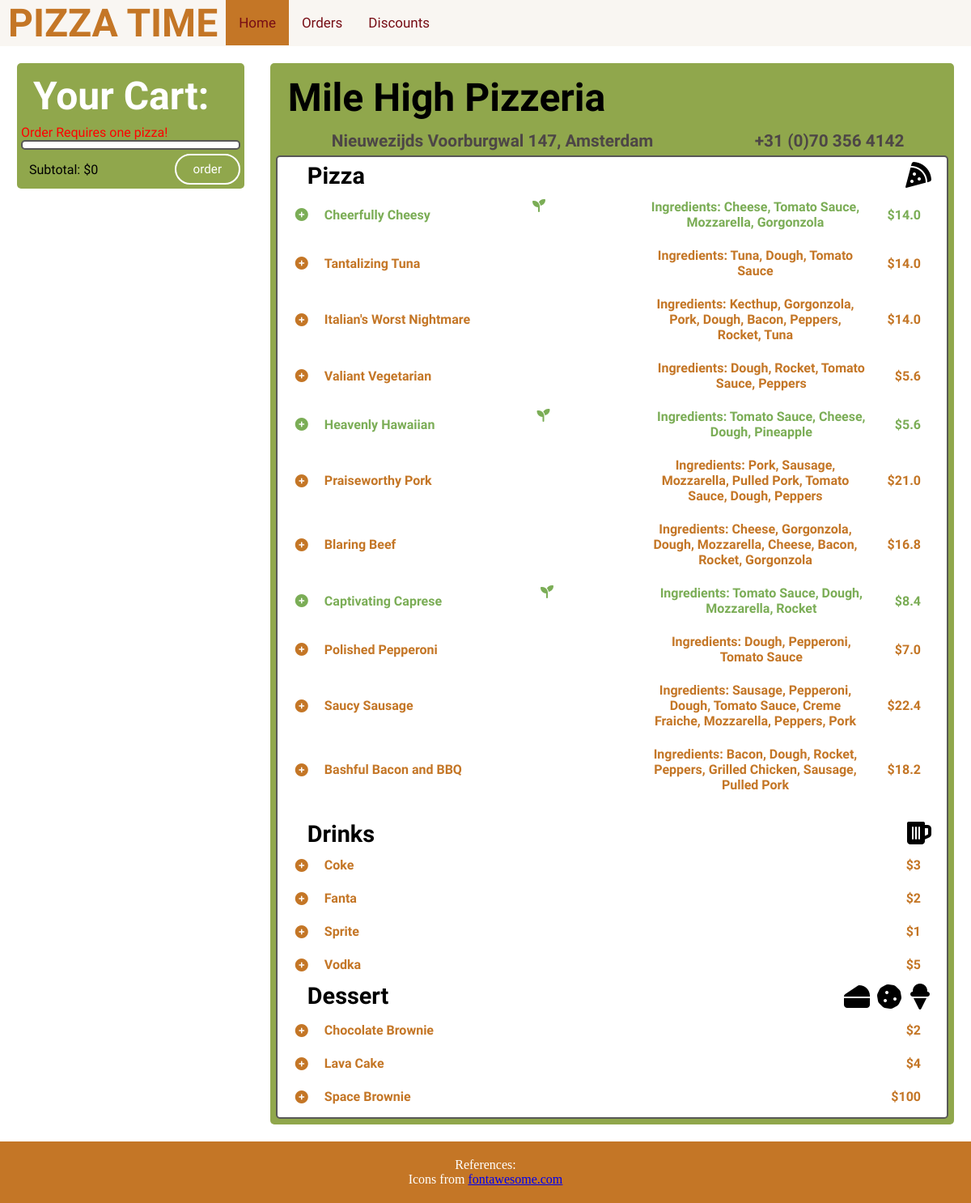
The app's page /menu/ (signed in) with its own data.
### pizzas/models.py (models this page shows, shortened)
class Order(models.Model):
    user = models.ForeignKey(User, on_delete=models.CASCADE)
    status_choices = [('1','incomplete'),('2','in preparation'), ('3','on the way'), ('4','completed'), ('5','cancelled')]
    delivery_person = models.ForeignKey(Delivery_Person, on_delete=models.CASCADE, null =True, blank=True)
    status = models.CharField(max_length=100,choices=status_choices,default='1')
    dishes = models.ManyToManyField(Dish, through='Order_Item', through_fields=('order', 'dish'))
    drinks_desserts = models.ManyToManyField(Drink_Dessert, through='Drink_Dessert_Item', through_fields=('order', 'drink_dessert'))
    date_created = models.DateTimeField(null = True, default= None)
    postal_code = models.ForeignKey(Area, default=None, null=True, on_delete=models.CASCADE)
    date_picked_up = models.DateTimeField(null=True, default=None, blank=True)
    date_completed = models.DateTimeField(null=True, default=None, blank=True)
    address = models.CharField(max_length=100,null=True, default=None, blank=True)
    phone = models.CharField(max_length=100,null=True, default=None, blank=True)
    @property
    def price(self):
        total = 0
        for dish in self.dishes.all():
            total += dish.price
        for drink_dessert in self.drinks_desserts.all():
            total += drink_dessert.price
        return round(total,2)
    @property
    def valid(self):
        return len(self.dishes.all()) != 0

class Dish(models.Model):
    name = models.CharField(max_length=100)
    ingredients = models.ManyToManyField(Ingredient, through='Dish_Item', through_fields=('dish', 'ingredient'))
    @property
    def price(self):
        total = 0
        for ingredient in self.ingredients.all():
            total += ingredient.price*(Dish_Item.objects.filter(dish = self, ingredient = ingredient)).first().quantity
        return round(total*1.4,2)
    @property
    def ingredients_str(self):
        str = ''
        for ingredient in self.ingredients.all():
            str += ingredient.name + ', '
        return str[0:len(str)-2]
    @property
    def vegetarian(self):
        for ingredient in self.ingredients.all():
            if not ingredient.vegetarian:
                return False
        return True

class Ingredient(models.Model):
    name = models.CharField(max_length=100)
    price = models.IntegerField(default=0)
    vegetarian = models.BooleanField(default=False)

class Dish_Item(models.Model):
    ingredient = models.ForeignKey(Ingredient, on_delete=models.CASCADE)
    dish = models.ForeignKey(Dish, on_delete=models.CASCADE)
    quantity = models.IntegerField(default=1)

class Drink_Dessert(models.Model):
    name = models.CharField(max_length=100)
    price = models.IntegerField()
    types = [('1','drink'), ('2', 'dessert')]
    type = models.CharField(max_length=100, choices=types, default='1')

### pizzas/views.py (the view)
# urls.py: path('menu/', views.menu, name= 'menu'),
def menu(request):
    context = {
        'dishes': Dish.objects.all(),
        'cart': active_order(Order.objects.filter(user=request.user), request.user),
        'drinks': Drink_Dessert.objects.filter(type='1'),
        'desserts': Drink_Dessert.objects.filter(type='2'),
        'order_id': active_order(Order.objects.filter(user=request.user), request.user).id
    }
    ingredients = Ingredient.objects.all()
    counter = 1
    return render(request, 'Menu.html', context)

### pizzas/views.py (called while the page is built)
def active_order(orders, current_user):
    for order in orders:
        if order.status == '1':
            return order
    o = Order(user=current_user)
    o.save()
    return o

### pizzas/templates/Menu.html (shortened to what this page needs)
{% load static %}
<html lang="en">
  <head>
    <link rel="stylesheet" href="{% static 'CSS/menuStyle.css' %}" />
  </head>
  <body>
    <div class="topnav">
      <h1 class="title" >PIZZA TIME</h1>
      <a class="active" href="{%url 'menu'%}">Home</a>
      <a  href="{%url 'orders'%}">Orders</a>
      <a href="{%url 'discounts'%}">Discounts</a>
    </div>
    <div class="container">
        <div class="display">
          <div class="RestaurantCard cart">
            <h3>Your Cart:</h3>
              {%if not cart.valid%}
            <p style="color:red; ">Order Requires one pizza!</p>
              {%endif%}
            <table class="insideCart">
            </table>
            <div style="display: flex; justify-content: space-between; width:100%; padding-top: 5px;">
                <p style="color:black; padding-left:10px; margin-bottom: auto; margin-top: auto;">Subtotal: ${{cart.price}}</p>
                <a href="{%url 'finalize' order_id%}" class="btn" style="text-decoration:none">order</a>
            </div>
          </div>
          <table class="RestaurantCard">
            <tr>
              <th>
                <h5>Mile High Pizzeria</h5>
              </th>
            </tr>
            <tr>
                <th class="info">
                    <p>Nieuwezijds Voorburgwal 147, Amsterdam</p>
                </th>
                <th class="info">
                    <p>+31 (0)70 356 4142</p>
                </th>
            </tr>
            <tr>
                <td colspan="2">
                    <table class="menu">
                        <tr>
                            <th>
                                <p class="foodType" style="padding-left: 20px;">Pizza</p>
                                <span class="icon">
                                    <i class="fas fa-pizza-slice"></i>
                                </span>
                            </th>
                        </tr>
                            {% for dish in dishes %}
                                    <tr class="option">
                                        <th>
                                            {%if dish.vegetarian%}
                                            <form action="{%url 'dish' dish.id%}" method="POST">
                                            <div class="optional vegetarian" href="{%url 'order' order_id%}" onclick="this.parentNode.submit()">
                                                <span style="padding-right: 20px; margin-bottom: auto; margin-top: auto;">
                                                    <i class="fas fa-plus-circle"></i>
                                                </span>
                                                <div style="display: flex; justify-content: space-between; width:100%;">
                                                    <p style="margin-bottom: auto; margin-top: auto;">{{dish.name}}</p>
                                                    <i class="fas fa-seedling"></i>
                                                    <p  style="width: 40%;">Ingredients: {{dish.ingredients_str}}</p>
                                                </div>
                                                <p style="padding-right: 10px; padding-left: 30px; margin-bottom: auto; margin-top: auto;">${{dish.price}}</p>
                                            </div>
                                            </form>
                                            {%else%}
                                            <form action="{%url 'dish' dish.id%}" method="POST">
                                            <div class="optional" href="{%url 'order' order_id%}" onclick="this.parentNode.submit()">
                                                <span style="padding-right: 20px; margin-bottom: auto; margin-top: auto;">
                                                    <i class="fas fa-plus-circle"></i>
                                                </span>
                                                <div style="display: flex; justify-content: space-between; width:100%;">
                                                    <p style="margin-bottom: auto; margin-top: auto;">{{dish.name}}</p>
                                                    <p  style="width: 40%;">Ingredients: {{dish.ingredients_str}}</p>
                                                </div>
                                                <p style="padding-right: 10px; padding-left: 30px; margin-bottom: auto; margin-top: auto;">${{dish.price}}</p>
                                            </div>
                                            </form>
                                            {%endif%}
                                        </th>
                                    </tr>
                            {% endfor %}
                        <tr>
                            <th>
                                <p class="foodType" style="padding-left: 20px;">Drinks</p>
                                <span class="icon">
                                    <i class="fas fa-beer"></i>
                                </span>
                            </th>
                        </tr>
                            {% for drink in drinks %}
                                    <tr class="option">
                                        <th>
                                          <form action="{%url 'drink_dessert' drink.id%}" method="POST">
                                            <div class="optional" onclick="this.parentNode.submit()">
                                                <span style="padding-right: 20px; margin-bottom: auto; margin-top: auto;">
                                                    <i class="fas fa-plus-circle" ></i>
                                                </span>
                                                <div style="display: flex; justify-content: space-between; width:100%;">
                                                    <p style="margin-bottom: auto; margin-top: auto;">{{drink.name}}</p>
                                                </div>
                                                <p style="padding-right: 10px; padding-left: 30px; margin-bottom: auto; margin-top: auto;">${{drink.price}}</p>
                                            </div>
                                          </form>
                                        </th>
                                    </tr>
                            {% endfor %}
                        <tr>
                            <th>
                                <p class="foodType" style="padding-left: 20px;">Dessert</p>
                                <span class="icon">
                                    <i class="fas fa-cheese"></i>
                                    <i class="fas fa-cookie"></i>
                                    <i class="fas fa-ice-cream"></i>
                                </span>
                            </th>
                        </tr>
                            {% for dessert in desserts %}
                                    <tr class="option">
                                        <th>
                                          <form action="{%url 'drink_dessert' dessert.id%}" method="POST">
                                            <div class="optional" onclick="this.parentNode.submit()">
                                                <span style="padding-right: 20px; margin-bottom: auto; margin-top: auto;">
                                                    <i class="fas fa-plus-circle" ></i>
                                                </span>
                                                <div style="display: flex; justify-content: space-between; width:100%;">
                                                    <p style="margin-bottom: auto; margin-top: auto;">{{dessert.name}}</p>
                                                </div>
                                                <p style="padding-right: 10px; padding-left: 30px; margin-bottom: auto; margin-top: auto;">${{dessert.price}}</p>
                                            </div>
                                          </form>
                                        </th>
                                    </tr>
                            {% endfor %}
                    </table>
                </td>
            </tr>
          </table>
        </div>
    </div>
  </body>
<div class="footer">
      <p>References: </p>
      <div>Icons from <a href="https://fontawesome.com/" title="fontawesome">fontawesome.com</a></div>
    </div>
</html>

### pizzas/static/CSS/menuStyle.css (style rules this page uses)
* { margin: 0; padding: 0; box-sizing: border-box; }
.container { min-height: 80%; }
.footer { margin-top: auto; width: 100%; left: 0%; bottom: 0%; background-color: #c47626; color: white; text-align: center; padding: 20px 0px; }
.topnav { background-color: #f9f6f2; overflow: hidden; transition: 100ms; }
.topnav h1 { float: left; color: #c47626; padding-left: 10px; padding-right: 10px; text-align: center; font-size: 3rem; font-family: 'Raleway', sans-serif; }
.topnav a { font-family: Verdana; float: left; color: #770D15; text-align: center; padding: 18px 16px; text-decoration: none; font-size: 17px; transition: 100ms; font-family: 'Inter', sans-serif; font-family: 'Raleway', sans-serif; }
.topnav a.active { background-color: #c47626; color: #770D15; }
.display { width: 100%; display:flex; padding: 5px 5px; }
.RestaurantCard { background-color: #90A74C; color: black; margin: 1rem; padding: 5px; border-radius: 5px; font-family: 'Courier New'; width: 100%; font-family: 'Inter', sans-serif; font-family: 'Raleway', sans-serif; }
.cart { display: block; width: 33%; height: fit-content; color: white; }
.RestaurantCard h5 { font-weight: bold; font-size: 3rem; padding: 7px 15px; float: left; }
.RestaurantCard h3 { font-weight: bold; font-size: 3rem; padding: 7px 15px; }
.menu { background-color: white; padding: 4px 15px; border-radius: 5px; border: 2px solid #585857; width: 100%; }
.insideCart { background-color: white; padding: 4px 15px; border-radius: 5px; border: 2px solid #585857; width: 100%; font-size: 20px; }
.info { color: rgb(77, 70, 70); font-size: 1.3rem; padding: 4px 15px; align-items: center; justify-content: center; }
.info p { padding-left: 20px; padding-right: 20px; }
.foodType { font-size: 1.8rem; font-weight: bold; float: left; }
.icon { font-size: 2rem; float: right; padding: 0px 2px; }
.optional { width: 100%; display: flex; border-radius: 4px; font-size: 1rem; padding: 10px 5px; color: #c47626; transition: 0.3s; cursor:pointer; }
.vegetarian { color: #7bad56; }
.btn { padding: 0.6rem 1.3rem; background-color: transparent; border: 2px solid #ffffff; font-size: 0.95rem; color: #ffffff; line-height: 1; border-radius: 25px; outline: none; cursor: pointer; transition: 0.3s; margin: 0; }

### records on screen
Order: price "0"
Dish: name "Cheerfully Cheesy", ingredients_str "Cheese, Tomato Sauce, Mozzarella, Gorgonzola", price "14.0"
Dish: name "Tantalizing Tuna", ingredients_str "Tuna, Dough, Tomato Sauce", price "14.0"
Dish: name "Italian's Worst Nightmare", ingredients_str "Kecthup, Gorgonzola, Pork, Dough, Bacon, Peppers, Rocket, Tuna", price "14.0"
Dish: name "Valiant Vegetarian", ingredients_str "Dough, Rocket, Tomato Sauce, Peppers", price "5.6"
Dish: name "Heavenly Hawaiian", ingredients_str "Tomato Sauce, Cheese, Dough, Pineapple", price "5.6"
Dish: name "Praiseworthy Pork", ingredients_str "Pork, Sausage, Mozzarella, Pulled Pork, Tomato Sauce, Dough, Peppers", price "21.0"
Dish: name "Blaring Beef", ingredients_str "Cheese, Gorgonzola, Dough, Mozzarella, Cheese, Bacon, Rocket, Gorgonzola", price "16.8"
Dish: name "Captivating Caprese", ingredients_str "Tomato Sauce, Dough, Mozzarella, Rocket", price "8.4"
Dish: name "Polished Pepperoni", ingredients_str "Dough, Pepperoni, Tomato Sauce", price "7.0"
Dish: name "Saucy Sausage", ingredients_str "Sausage, Pepperoni, Dough, Tomato Sauce, Creme Fraiche, Mozzarella, Peppers, Pork", price "22.4"
Dish: name "Bashful Bacon and BBQ", ingredients_str "Bacon, Dough, Rocket, Peppers, Grilled Chicken, Sausage, Pulled Pork", price "18.2"
Drink_Dessert: name "Coke", price "3"
Drink_Dessert: name "Fanta", price "2"
Drink_Dessert: name "Sprite", price "1"
Drink_Dessert: name "Vodka", price "5"
Drink_Dessert: name "Chocolate Brownie", price "2"
Drink_Dessert: name "Lava Cake", price "4"
Drink_Dessert: name "Space Brownie", price "100"
